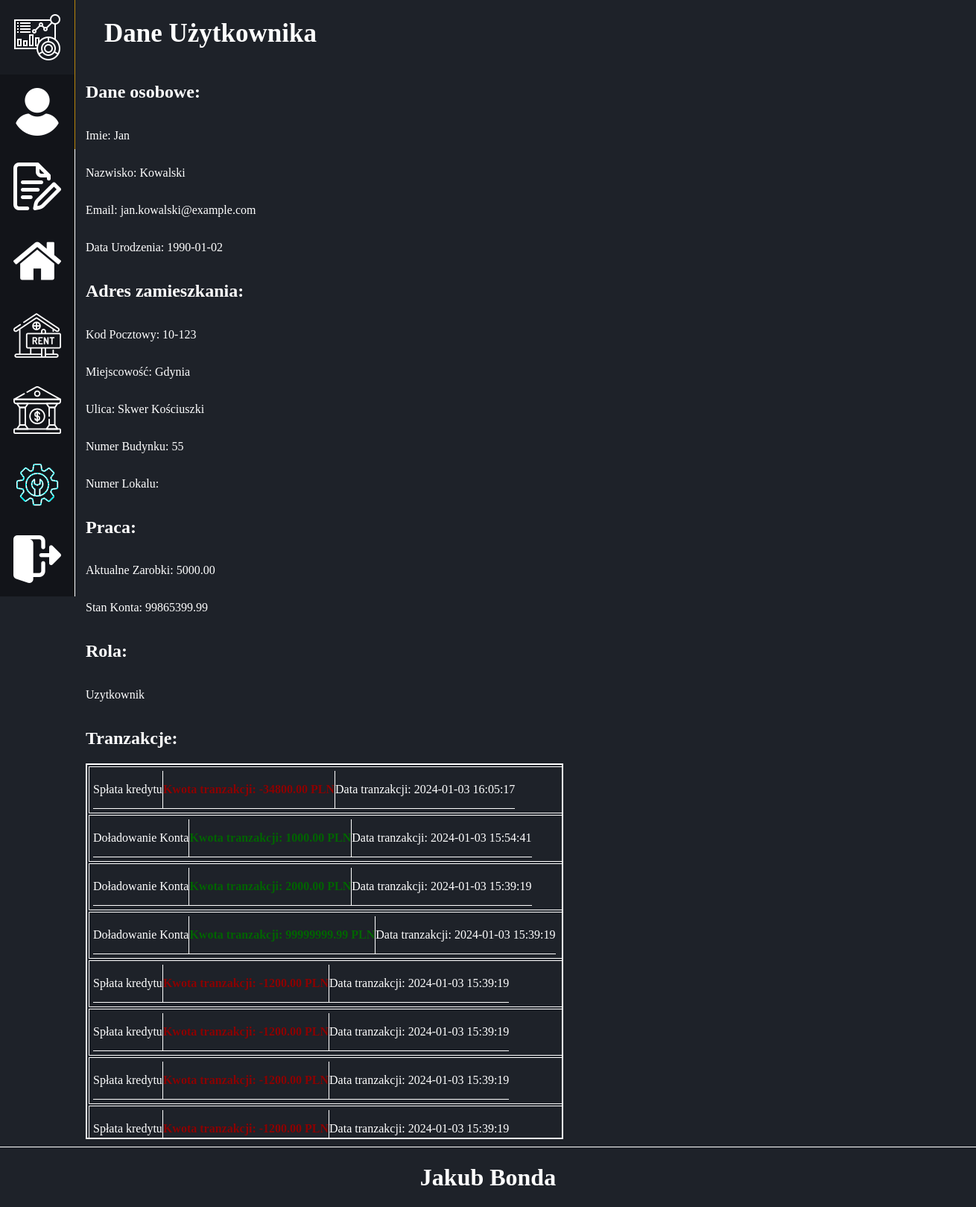
The page /BiuroWynajmu/Administrator/Uzytkownicy/DaneUzytkownika/index.php?ID_Uzytkownika=3 (signed in) on the database its author committed.
### tables this page shows
CREATE TABLE `uzytkownicy` (
  `ID_Uzytkownika` int(10) UNSIGNED NOT NULL,
  `Email` varchar(255) NOT NULL,
  `Haslo` varchar(255) NOT NULL,
  `Imie` varchar(255) NOT NULL,
  `Nazwisko` varchar(255) NOT NULL,
  `Data_Urodzenia` date DEFAULT NULL,
  `Numer_Telefonu` varchar(15) DEFAULT NULL,
  `ID_Adres_Zamieszkania` int(10) UNSIGNED NOT NULL,
  `Aktualne_Zarobki` decimal(10,2) DEFAULT NULL,
  `Stan_Konta` decimal(10,2) DEFAULT NULL,
  `ID_Roli` int(10) UNSIGNED NOT NULL,
  `Data_Zalozenia_Konta` timestamp NOT NULL DEFAULT current_timestamp(),
  `Data_Modyfikacji` timestamp NOT NULL DEFAULT current_timestamp() ON UPDATE current_timestamp()
);

CREATE TABLE `adresy` (
  `ID_Adres` int(10) UNSIGNED NOT NULL,
  `Kod_Pocztowy` varchar(10) DEFAULT NULL,
  `Miasto` varchar(255) DEFAULT NULL,
  `Ulica` varchar(255) DEFAULT NULL,
  `Numer_Budynku` varchar(10) DEFAULT NULL,
  `Numer_Lokalu` varchar(10) DEFAULT NULL,
  `Data_Modyfikacji` timestamp NOT NULL DEFAULT current_timestamp() ON UPDATE current_timestamp()
);

CREATE TABLE `rola` (
  `ID_Roli` int(10) UNSIGNED NOT NULL,
  `Nazwa_Roli` varchar(255) NOT NULL,
  `Opis_Roli` text NOT NULL,
  `Data_Modyfikacji` timestamp NOT NULL DEFAULT current_timestamp() ON UPDATE current_timestamp()
);

CREATE TABLE `tranzakcje` (
  `ID_Tranzakcji` int(10) UNSIGNED NOT NULL,
  `ID_Uzytkownika` int(10) UNSIGNED NOT NULL,
  `Tytul_Tranzakcji` varchar(255) NOT NULL,
  `Opis_Tranzakcji` text DEFAULT 'Brak Opisu',
  `Stan_Kont_Po_Tranzakcji` decimal(10,2) NOT NULL,
  `Kwota_Tranzakcji` decimal(10,2) NOT NULL,
  `Data_Tranzakcji` timestamp NOT NULL DEFAULT current_timestamp(),
  `Data_Modyfikacji` timestamp NOT NULL DEFAULT current_timestamp() ON UPDATE current_timestamp()
);

### BiuroWynajmu/Administrator/Uzytkownicy/DaneUzytkownika/index.php (the view, shortened to what this page needs)
<!DOCTYPE html>
<html lang="en">
<head>
	 <link rel="stylesheet" type="text/css" href="style/style.css"/>
	 <?php
	require('../../../config.php');
	$conn = new mysqli($host, $user, $password, $database);
	 ?>
</head>
<body>
	<header>
		<div id="navbarLeft">
			<a href="../../Dane/"><img src="../../../obrazki/Konto/dashboard.png"></a>
			<a href="../../Uzytkownicy/" class="activeLink"><img src="../../../obrazki/Konto/user.png"></a>
			<a href="../../Wnioski/"><img src="../../../obrazki/Konto/quote-request.png"></a>
			<a href="../../Lokale/"><img src="../../../obrazki/Konto/home.png"></a>
			<a href="../../Wynajmy/"><img src="../../../obrazki/Konto/wynajem.png"></a>
			<a href="../../Kredyty/"><img src="../../../obrazki/Konto/bank.png"></a>
			<a href="../../ZgloszeniaSerwisowe/"><img src="../../../obrazki/Konto/zgloszenia.png"></a>
			<a href="../../../"><img src="../../../obrazki/Konto/logout.png"></a>
		</div>
    </header>
	<section>
		<article>
			<div id="PanelDaneDaneUzytkownika">
	 			<h1>Dane Użytkownika</h1>
					<?php
	 					$zapytanieNr1 = "SELECT * FROM uzytkownicy
							INNER JOIN adresy ON uzytkownicy.ID_Adres_Zamieszkania = adresy.ID_Adres
							INNER JOIN rola ON uzytkownicy.ID_Roli = rola.ID_Roli
							WHERE ID_Uzytkownika = ".$_GET['ID_Uzytkownika']."";
						$wynikZapytaniaNr1 = $conn -> query($zapytanieNr1);
						if($wynikZapytaniaNr1 -> num_rows == 1){
							$row = $wynikZapytaniaNr1 -> fetch_object();
							echo '<h2>Dane osobowe:</h2>';
							echo '<p>Imie: ' . $row->Imie . '</p>';
							echo '<p>Nazwisko: ' . $row->Nazwisko . '</p>';
							echo '<p>Email: ' . $row->Email . '</p>';
							echo '<p>Data Urodzenia: ' . $row->Data_Urodzenia . '</p>';
							echo '<h2>Adres zamieszkania:</h2>';
							echo '<p>Kod Pocztowy: ' . $row->Kod_Pocztowy . '</p>';
							echo '<p>Miejscowość: ' . $row->Miasto . '</p>';
							echo '<p>Ulica: ' . $row->Ulica . '</p>';
							echo '<p>Numer Budynku: ' . $row->Numer_Budynku . '</p>';
							echo '<p>Numer Lokalu: ' . $row->Numer_Lokalu . '</p>';
							echo '<h2>Praca:</h2>';
							echo '<p>Aktualne Zarobki: ' . $row->Aktualne_Zarobki . '</p>';
							echo '<p>Stan Konta: ' . $row->Stan_Konta . '</p>';
							echo '<h2>Rola:</h2>';
							$zapytanieNr2 = "SELECT * FROM uzytkownicy
								INNER JOIN adresy ON uzytkownicy.ID_Adres_Zamieszkania = adresy.ID_Adres
								INNER JOIN rola ON uzytkownicy.ID_Roli = rola.ID_Roli
								WHERE ID_Uzytkownika = ".$_SESSION['ID_Uzytkownika']."";
							$wynikZapytaniaNr2 = $conn -> query($zapytanieNr2);
							$row2 = $wynikZapytaniaNr2 -> fetch_object();
							if(!($row->Nazwa_Roli == "Administrator")){
								if($row2->Nazwa_Roli == "Administrator"){
									echo '<p>'.$row->Nazwa_Roli.'</p>';
									echo '<form action="zmienRole.php" method="POST">';
										echo '<input type="hidden" name="ID_Uzytkownika" value='.$_GET['ID_Uzytkownika'].'>';
										echo '<select name="rola" value'.$row->Nazwa_Roli.'>';
											echo '<option value="Uzytkownik">Uzytkownik</option>';
											echo '<option value="Pracownik">Pracownik</option>';
										echo '</select>';
										echo '<input type="submit" value="Zapisz Zmianę Roli">';
									echo '</form>';
								}
								else{
									echo '<p>'.$row->Nazwa_Roli.'</p>';
								}
							}
							else{
								echo '<p>'.$row->Nazwa_Roli.'</p>';
							}
							echo '<h2>Tranzakcje:</h2>';
							echo '<div id="tranzakcje">';
							$zapytanieNr1 = "SELECT * FROM tranzakcje
								INNER JOIN uzytkownicy ON uzytkownicy.ID_Uzytkownika = tranzakcje.ID_Uzytkownika
								WHERE tranzakcje.ID_Uzytkownika = ".$_GET['ID_Uzytkownika']."
								ORDER BY Data_Tranzakcji DESC";
							$wynikZapytaniaNr1 = $conn -> query($zapytanieNr1);
							if($wynikZapytaniaNr1 -> num_rows > 0){
								while($row = $wynikZapytaniaNr1 -> fetch_object()){
											echo '<details>';
												echo '<summary>';
													echo '<div class="wyswietlDane">'.$row->Tytul_Tranzakcji.'</div>';
													if($row->Kwota_Tranzakcji > 0){
														echo '<div class="wyswietlDane" style="color: darkgreen; font-weight: bold">Kwota tranzakcji: '.$row->Kwota_Tranzakcji.' PLN</div>';
													}
													else if($row->Kwota_Tranzakcji < 0){
														echo '<div class="wyswietlDane" style="color: darkred; font-weight: bold">Kwota tranzakcji: '.$row->Kwota_Tranzakcji.' PLN</div>';
													}
													echo '<div class="wyswietlDane">Data tranzakcji: '.$row->Data_Tranzakcji.'</div>';
												echo '</summary>';
											echo '</details>';
								}
							}
							else{
								echo "<p>Ten użytkownik nie robiłtranzakcji</p>";
							}
							echo '</div>';
						}
					?>
			</div>
		</article>
	</section>
	<footer>
        <?php require("../../../stopka.php"); ?>
    </footer>
</body>
</html>

### BiuroWynajmu/Administrator/Uzytkownicy/DaneUzytkownika/style/style.css (style rules this page uses)
html, body { margin: 0; padding: 0; background-color: rgb(30, 34, 41); }
header #navbarLeft { position: fixed; width: 100px; min-height: 100vh; border-right: 1px solid white; z-index: 2; background-color: rgb(30, 34, 41); }
header #navbarLeft a { display: flex; width: 100px; height: 100px; background-color: rgba(0,0,0,0.4); justify-content: center; align-items: center; border-right: 1px solid white; text-decoration: none; }
header #navbarLeft .activeLink { border-right: 1px solid darkgoldenrod; }
section { min-height: 1000px; z-index: 2; }
article { min-height: 1000px; display: flex; margin-left: 100px; }
article #PanelDaneDaneUzytkownika { max-width: 1100px; display: flex; color: white; padding-left: 15px; align-items: flex-start; flex-direction: column; padding-bottom: 10px; }
article #PanelDaneDaneUzytkownika h1 { font-size: 35px; font-weight: bold; color: white; margin: 25px; }
article #PanelDaneDaneUzytkownika #tranzakcje { max-height: 500px; overflow-y: auto; overflow-x: hidden; border: 2px solid white; }
article #PanelDaneDaneUzytkownika #tranzakcje details { display: flex; width: 100%; overflow: hidden; border: 1px solid white; padding: 5px; transition: 500ms; flex-direction: row; flex-wrap: nowrap; justify-content: flex-start; margin: 2px; }
article #PanelDaneDaneUzytkownika #tranzakcje details summary { display: flex; flex-direction: row; justify-content: space-between; list-style: none; border-bottom: 1px solid white; }
article #PanelDaneDaneUzytkownika #tranzakcje details summary .wyswietlDane { height: 50px; display: flex; align-items: center; }
footer { width: 100%; height: 80px; border-top: 1px solid white; background-color: rgb(30, 34, 41); margin: auto; display: flex; flex-wrap: wrap; align-items: center; justify-content: center; z-index: 2; }

### rows shown on the page
uzytkownicy: Imie "Jan", Nazwisko "Kowalski", Email "jan.kowalski@example.com", Data_Urodzenia "1990-01-02", ID_Adres_Zamieszkania.Kod_Pocztowy "10-123", ID_Adres_Zamieszkania.Miasto "Gdynia", ID_Adres_Zamieszkania.Ulica "Skwer Kościuszki", ID_Adres_Zamieszkania.Numer_Budynku "55", Aktualne_Zarobki "5000.00", Stan_Konta "99865399.99", ID_Roli.Nazwa_Roli "Uzytkownik"
tranzakcje: Tytul_Tranzakcji "Spłata kredytu", Data_Tranzakcji "2024-01-03 16:05:17"
tranzakcje: Tytul_Tranzakcji "Doładowanie Konta", Kwota_Tranzakcji "1000.00", Data_Tranzakcji "2024-01-03 15:54:41"
tranzakcje: Tytul_Tranzakcji "Doładowanie Konta", Kwota_Tranzakcji "2000.00", Data_Tranzakcji "2024-01-03 15:39:19"
tranzakcje: Tytul_Tranzakcji "Doładowanie Konta", Kwota_Tranzakcji "99999999.99", Data_Tranzakcji "2024-01-03 15:39:19"
tranzakcje: Tytul_Tranzakcji "Spłata kredytu", Data_Tranzakcji "2024-01-03 15:39:19"
tranzakcje: Tytul_Tranzakcji "Spłata kredytu", Data_Tranzakcji "2024-01-03 15:39:19"
tranzakcje: Tytul_Tranzakcji "Spłata kredytu", Data_Tranzakcji "2024-01-03 15:39:19"
tranzakcje: Tytul_Tranzakcji "Spłata kredytu", Data_Tranzakcji "2024-01-03 15:39:19"
